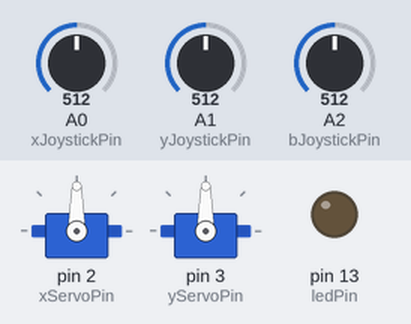
This sketch was run on a simulated Arduino Uno, built with avr-gcc and run on an emulated ATmega328P. Shown: 2 × servo, output pins drawn as LEDs (lit = HIGH). Inputs (shaded band) come from the test bench; at power-on: A2 (bJoystickPin) = 512, A0 (xJoystickPin) = 512, A1 (yJoystickPin) = 512.

Above: at 1.2 s.
1.3 s: A2 (bJoystickPin) set to 630
2.8 s: A2 (bJoystickPin) set to 655
At 3.7 s:
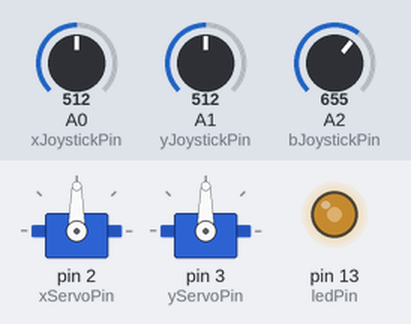
4.3 s: A2 (bJoystickPin) set to 511
At 5.5 s:
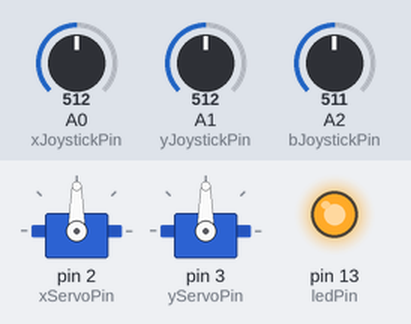
5.8 s: A0 (xJoystickPin) set to 716
At 6.8 s:
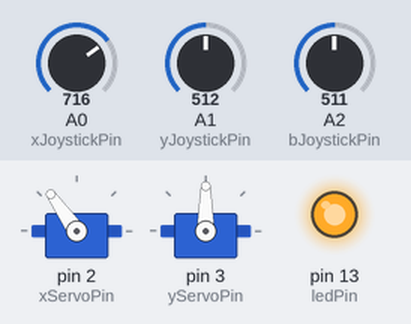
7.3 s: A1 (yJoystickPin) set to 306
At 8.0 s:
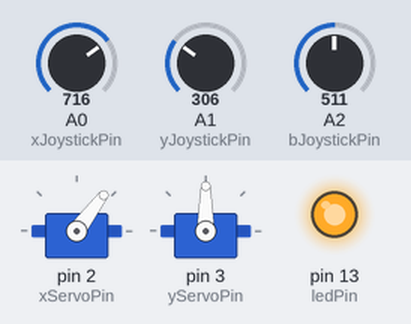
8.8 s: A1 (yJoystickPin) set to 155
At 9.1 s:
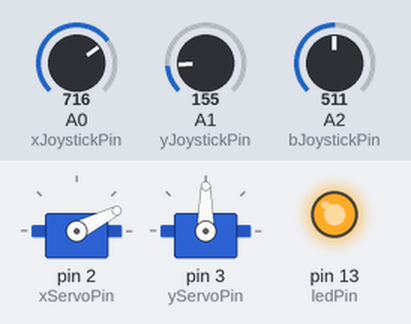
Timing chart, 0 to 11.3 s (numbered marks = the images above; inputs shaded):
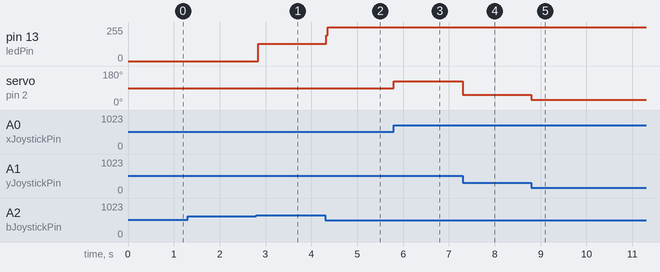

Measured:
- the behaviour switches between 640 and 641 on A2 (bJoystickPin) (found by bisection; images 0 and 1)
- after the input at 1.3 s, every drawn part: stays the same
- after the input at 2.8 s, pin 13 (ledPin): 0/255 → 128/255 at once
- after the input at 4.3 s, pin 13 (ledPin): 128/255 → 255/255 at once
- after the input at 5.8 s, servo on pin 2 (xServoPin): 90° → 125° at once
- after the input at 7.3 s, servo on pin 2 (xServoPin): 125° → 53° at once
- after the input at 8.8 s, servo on pin 2 (xServoPin): 53° → 27° at once

The sketch:

servo_joystick_dual.ino
```cpp
#include <Arduino.h>
#include <Servo.h>

Servo servoX;
Servo servoY;

// digital servo pins
byte xServoPin = 2;
byte yServoPin = 3;

// analog joystick pins
byte xJoystickPin = 0;
byte yJoystickPin = 1;
byte bJoystickPin = 2;

// led indicator pin
byte ledPin = 13;

// ongoing servo positions
byte servoCoords[2];

// mode
boolean rawMode = false;

// effective ranges of devices
//  joystick X & Y axis ranges
int jxMin = 0;
int jxMax = 1023;
int jyMin = 69;
int jyMax = 1023;
//  servo X & Y (pan & tilt) ranges
int sxMin = 9;
int sxMax = 162;
int syMin = 1;
int syMax = 165;

void setup()
{
  pinMode(xServoPin, OUTPUT);
  servoX.attach(xServoPin);
  pinMode(yServoPin, OUTPUT);
  servoY.attach(yServoPin);

  // analog pin numbers start at 14
  pinMode(xJoystickPin + 14, INPUT);
  pinMode(yJoystickPin + 14, INPUT);
  pinMode(bJoystickPin + 14, INPUT);

  // indicator LED
  pinMode(ledPin,OUTPUT);

  // Start serial communications for feedback
  Serial.begin(9600);
}

void loop()
{
  int joystick[3];
  boolean bDown = false;
  byte newCoords[2];

  readJoystick(joystick);
  if(testValHigh(joystick[2])) {
    if(!(bDown)) { // change mode once
      rawMode = toggleLed(rawMode);
      bDown = true;
    }
  } else {
    bDown = false;
    if(rawMode) {
      newCoords[0] = newRaw(joystick[0]);
      newCoords[1] = newRaw(joystick[1]);
    } else {
      newCoords[0] = newInc(joystick[0],servoCoords[0]);
      newCoords[1] = newInc(joystick[1],servoCoords[1]);
    }
  }
  writeServo(newCoords);
}

void writeServo(byte nc[2]) {
  if(nc[0] != servoCoords[0]) {
    servoCoords[0] = nc[0];
    servoX.write(servoCoords[0]);
  }
  if(nc[1] != servoCoords[1]) {
    servoCoords[1] = nc[1];
    servoX.write(servoCoords[1]);
  }
}

void readJoystick(int j[]) {
  j[0] = analogRead(xJoystickPin);
  j[1] = analogRead(yJoystickPin);
  j[2] = analogRead(bJoystickPin);
}

byte newRaw(int jc) {
  byte nc;
  float p;
  p = (0.0 + jc) / 1024.0;
  nc = 180 * p;
  // test new value just in case - byte should never be < 0
  if(nc > 180) {
    nc = 180;
  }
  return nc;
}

byte newInc(int jc, int sc) {
  if(testValHigh(jc)&&(sc<180)) {
    sc++;
  } else if(testValLow(jc)&&(sc>0)) {
    sc--;
  }
  return sc;
}

boolean testValHigh(int val) {
  if(val>(512+128)) {
    return true;  // button is down
  } else {
    return false; // button is up
  }
}

boolean testValLow(int val) {
  if(val<(512-128)) {
    return true;  // button is down
  } else {
    return false; // button is up
  }
}

boolean toggleLed(boolean lv) {
  lv = !(lv);
  if(lv) {
    digitalWrite(ledPin, HIGH);
  } else {
    digitalWrite(ledPin, LOW);
  }
  return lv;
}
```
